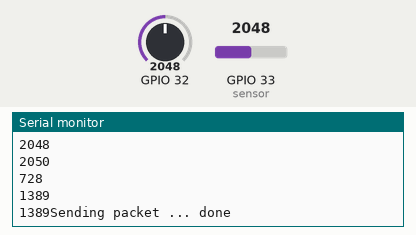
This sketch was run on a simulated ESP32. On the bench: the last lines printed to the serial monitor. The inputs (shaded band) are chosen by the test bench; at power-on: GPIO 32 = 2048, GPIO 33 (sensor) = 2048.

Above: at 2.2 s.
2.3 s: GPIO 32 set to 2866
At 3.6 s:
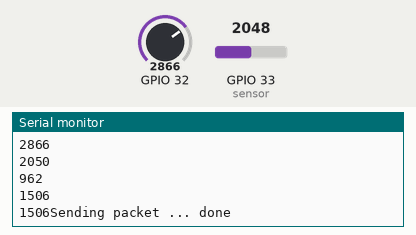
3.8 s: GPIO 33 (sensor) set to 2866
At 4.8 s:
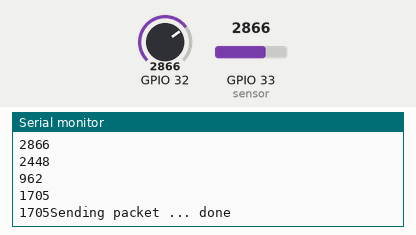
5.3 s: GPIO 32 set to 3603
At 6.6 s:
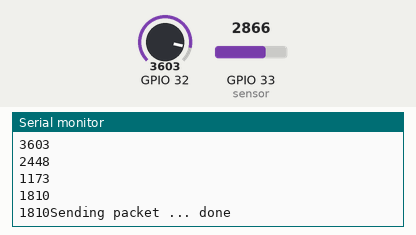
6.8 s: GPIO 33 (sensor) set to 3603
At 7.9 s:
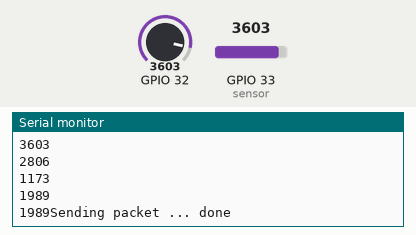
Timing chart, 0 to 9.3 s (numbered marks = the images above; inputs shaded):
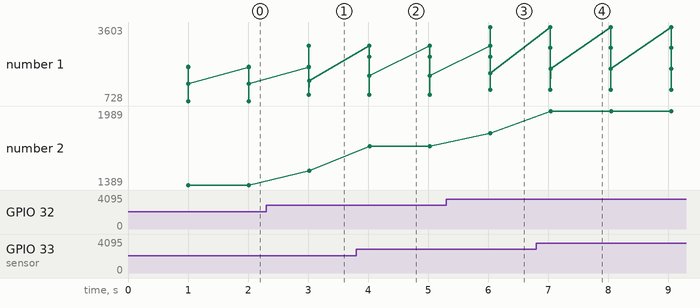

Measured:
- after the input at 2.3 s, the serial monitor: prints a new line after 0.72 s (image 1)
- after the input at 3.8 s, the serial monitor: prints a new line after 0.22 s (image 2)
- after the input at 5.3 s, the serial monitor: prints a new line after 0.73 s (image 3)
- after the input at 6.8 s, the serial monitor: prints a new line after 0.24 s (image 4)
- plotted number 1: 1389 → 1506 after the input at 2.3 s, 1506 → 1705 after the input at 3.8 s, 1705 → 1810 after the input at 5.3 s, 1810 → 1989 after the input at 6.8 s
- plotted number 2: 1389 → 1506 after the input at 2.3 s, 1506 → 1705 after the input at 3.8 s, 1705 → 1810 after the input at 5.3 s, 1810 → 1989 after the input at 6.8 s

The sketch:

IntEngEle_SENDER.ino
```cpp
//==================================================================================//

#include <CAN.h>
#include <math.h>
#define TX_GPIO_NUM   21  // Connects to CTX
#define RX_GPIO_NUM   22  // Connects to CRX
#define BASE_RPM 1200

int motorRPM = BASE_RPM;

int value;
int media;
int valordiox;

//==================================================================================//

void setup() {
  Serial.begin (115200);
  while (!Serial);
  delay (1000);

  Serial.println ("CAN Receiver/Receiver");

  // Set the pins
  CAN.setPins (RX_GPIO_NUM, TX_GPIO_NUM);

  // start the CAN bus at 500 kbps
  if (!CAN.begin (500E3)) {
    Serial.println ("Starting CAN failed!");
    while (1);
  }
  else {
    Serial.println ("CAN Initialized");
  }

  pinMode(33, INPUT);
  pinMode(32, INPUT);
}

//==================================================================================//

void loop() {

  value = analogRead(33);  // reads the analaog value from the CO sensor's AOUT pin
  valordiox = analogRead(32);

    Serial.print(value);
  Serial.println ("               ");

      Serial.print(valordiox);
  Serial.println ("               ");

  int mapCO = map(value, 300, 4000, 1200, 3000);
  int mapCO2 = map(valordiox, 3700, 10000, 1200, 3000);
  motorRPM = (mapCO + mapCO2) / 2;

        Serial.print(mapCO);
  Serial.println ("               ");

        Serial.print(mapCO2);
  Serial.println ("               ");

        Serial.print(motorRPM);
  Serial.println ("               ");

  Serial.print(motorRPM);
  canSender(motorRPM);
}

//==================================================================================//

void canSender(int motorRPM) {
  // send packet: id is 11 bits, packet can contain up to 8 bytes of data
  Serial.print ("Sending packet ... ");

  int valor_lido = motorRPM;

  CAN.beginPacket (0x12);  //sets the ID and clears the transmit buffer
  // CAN.beginExtendedPacket(0xabcdef);
  for (int i = 4; i > 0; i--) {
    char digito = valor_lido / ((int) pow(10, i-1)) + '0';
    valor_lido = valor_lido % ((int) pow(10, i-1));
    CAN.write(digito);
  }
  CAN.endPacket();

  //RTR packet with a requested data length
  CAN.beginPacket (0x12, 3, true);
  CAN.endPacket();

  Serial.println ("done");

  delay (1000);
}


//==================================================================================//

// void loop() { canSender(); }

// //==================================================================================//

// void canSender() {
//   //==================================================================================//
//   //   limit = digitalRead(PIN_SENSOR_IN);  //reads the digital value from the
//   //   CO sensor's DOUT pin valorseggas = analogRead(35);

//   value = analogRead(33);  // reads the analaog value from the CO sensor's AOUT pin
//   valordioxgas = analogRead(32);
//   //==================================================================================//

//   // send packet: id is 11 bits, packet can contain up to 8 bytes of data
//   Serial.print("Sending packet ... ");

//   // Serial.println("   ");
//   // Serial.println(valorseggas);
//   // prints the CO value
//   //  Serial.print("Limit: ");
//   //  Serial.print(limit);//prints the limit reached as either LOW or HIGH
//   //  (above or underneath)
//   //    delay(1000);
//   //    if (limit == HIGH) {
//   //      digitalWrite(13, HIGH);  //if limit has been reached, LED turns on as
//   //      status indicator
//   //    } else {
//   //      digitalWrite(13, LOW);  //if threshold not reached, LED remains off
//   //    }
//   CAN.beginPacket(0x12);  // sets the ID and clears the transmit buffer
//   // CAN.beginExtendedPacket(0xabcdef);
//   if (value < 37) {
//     CAN.write(0);
//   } else {
//     CAN.write("CO: ");
//     value = value - 30;
//     for (int i = 3; i > 0; i--) {
//       char digito = value % ((int)pow(10, i)) + '0';
//       value /= 10;
//       CAN.write(digito);
//     }
//     // envio do co pela CAN
//     delay(500);
//     CAN.write("CO2: ");
//     valordiox = analogRead(32);
//     media = ((valordiox + valordioxgas) / 2);
//     for (int i = 3; i > 0; i--) {
//       char digito = media % ((int)pow(10, i)) + '0';
//       media /= 10;
//       CAN.write(digito);
//     }
//     // envio do co2 pela CAN
//   }
//   CAN.endPacket();

//   // RTR packet with a requested data length
//   CAN.beginPacket(0x12, 3, true);
//   CAN.endPacket();

//   Serial.println("done");

//   delay(1000);
// }
```
